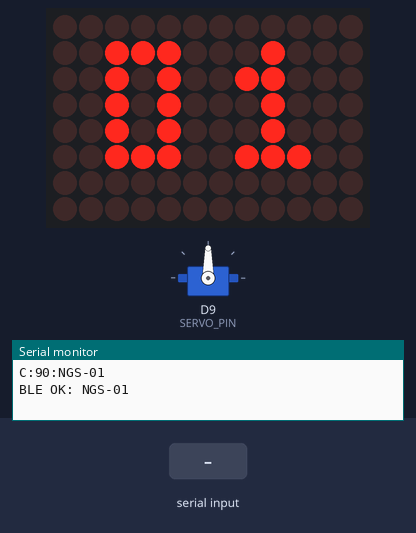
The sketch below on a simulated Arduino Uno R4 WiFi. On the bench: 12×8 LED matrix, servo, the last lines printed to the serial monitor. Inputs (shaded band) come from the test bench. Nothing arrives over Bluetooth unless stated.

Above: at 1.2 s.
1.3 s: "L90\n" received over Serial
At 2.5 s:
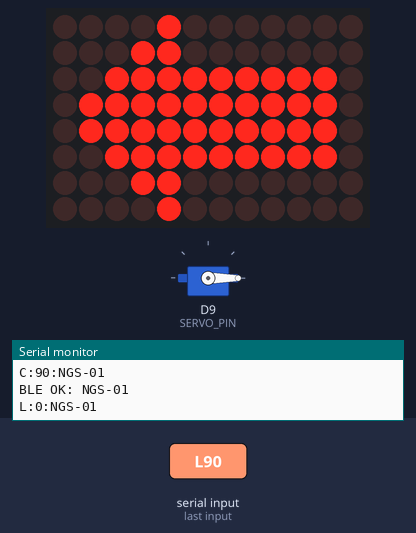
2.8 s: "R90\n" received over Serial
At 3.8 s:
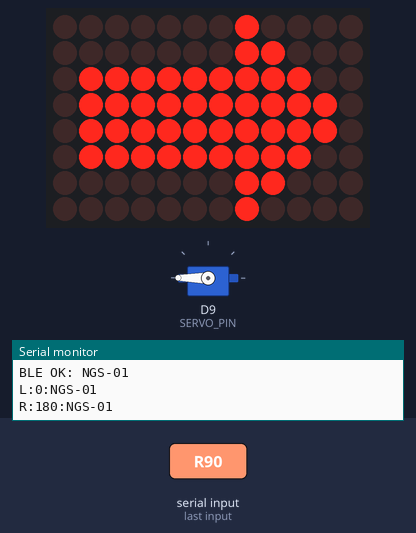
4.3 s: "C90\n" received over Serial
At 5.0 s:
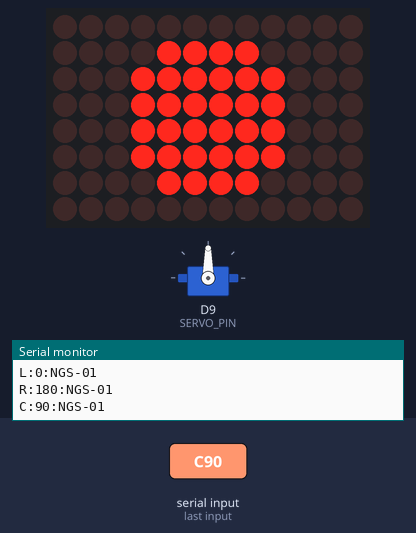
5.8 s: "L,45\n" received over Serial
At 6.1 s:
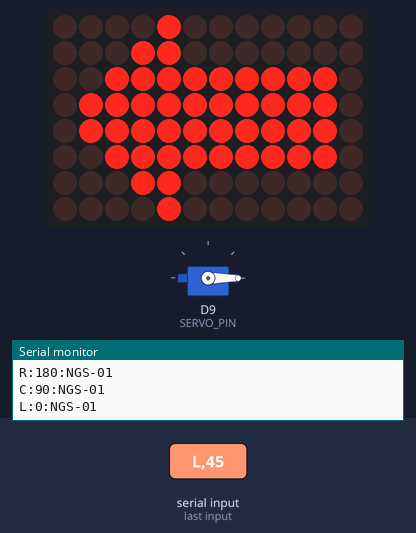
7.3 s: "C,45\n" received over Serial
At 8.4 s:
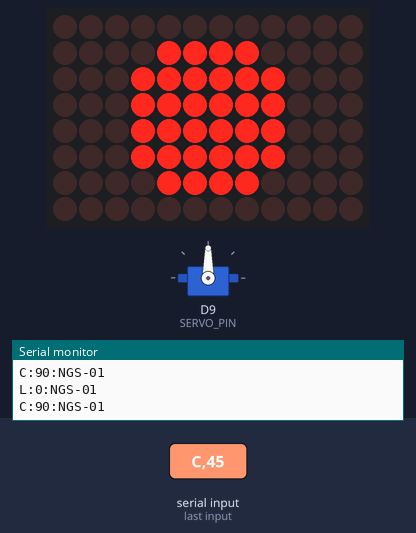
Timing chart, 0 to 9.8 s (numbered marks = the images above; inputs shaded):
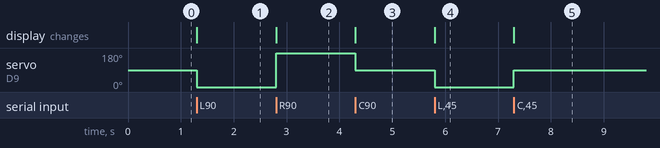

Measured:
- after the input at 1.3 s, servo on D9 (SERVO_PIN): 90° → 0° at once; the display: changes at once (image 1)
- after the input at 2.8 s, servo on D9 (SERVO_PIN): 0° → 180° at once; the display: changes at once (image 2)
- after the input at 4.3 s, servo on D9 (SERVO_PIN): 180° → 90° at once; the display: changes at once (image 3)
- after the input at 5.8 s, servo on D9 (SERVO_PIN): 90° → 0° at once; the display: changes at once (image 4)
- after the input at 7.3 s, servo on D9 (SERVO_PIN): 0° → 90° at once; the display: changes at once (image 5)

The sketch:

dai3_2_servo_ble.ino
```cpp
// dai3_2_servo_ble（第3回：パソコンの画面のボタンで、サーボを無線で動かす）
// 【新規作成の教材・代替環境でコンパイルのみ確認・実機未検証】
//
// ボード：Arduino UNO R4 WiFi（UNO R3・R4 Minima では動きません）
// 必要なライブラリ：Servo、ArduinoBLE
//   （UNO R4 WiFi の通信用モジュールのファームウェアが 0.2.0 以上であること）
// 配線：第3回の1時間目と同じ（信号 → D9、電源（＋）→ 5V、GND（−）→ GND）
//
// しくみ：
//   PC（Chrome で開いた index.html）が、Bluetooth Low Energy（BLE）で
//   1文字の指示を送る → Arduino が受け取る → サーボと LED マトリクスを変える。
//     L = 左   C = 中央   R = 右
//   書き込むときは PC と USB でつなぐ（書き込みと電源）。
//   書き込んだあとは PC の USB を外し、別の電源から Arduino の USB 端子へ給電して、
//   PC のブラウザ（index.html）から Bluetooth で指示を送る。
//
// 生徒が変えるのは「★ここを変える」の中だけです。

#include <Servo.h>               // サーボを動かすための機能を読み込む
#include <ArduinoBLE.h>          // Bluetooth（BLE）を使うための機能を読み込む
#include "Arduino_LED_Matrix.h"  // 本体の LED マトリクスを使うための機能を読み込む

// =================== ★ここを変える（ここから）===================

// ① 機器名：先生から割り当てられた自分の番号にする（NGS-01 〜 NGS-11）
const char DEVICE_NAME[] = "NGS-01";

// ② ボタンを押したときの角度（0〜180）
const int LEFT_ANGLE   = 0;    // 「◀ 左」ボタン
const int CENTER_ANGLE = 90;   // 「● 中央」ボタン
const int RIGHT_ANGLE  = 180;  // 「右 ▶」ボタン

// ③ LED マトリクスの絵（横12 × 縦8。「#」が光る、「.」が消える）
//    1行は必ず12文字。行は8行。
const char* PICTURE_LEFT[8] = {
  "....#.......",
  "...##.......",
  "..#########.",
  ".##########.",
  ".##########.",
  "..#########.",
  "...##.......",
  "....#......."
};

const char* PICTURE_CENTER[8] = {
  "............",
  "....####....",
  "...######...",
  "...######...",
  "...######...",
  "...######...",
  "....####....",
  "............"
};

const char* PICTURE_RIGHT[8] = {
  ".......#....",
  ".......##...",
  ".#########..",
  ".##########.",
  ".##########.",
  ".#########..",
  ".......##...",
  ".......#...."
};

// =================== ★ここを変える（ここまで）===================

// ---- 数値の確かめ（範囲の外なら、書き込む前に止まって知らせる）----
static_assert(LEFT_ANGLE >= 0 && LEFT_ANGLE <= 180, "LEFT_ANGLE は 0〜180 にしてください");
static_assert(CENTER_ANGLE >= 0 && CENTER_ANGLE <= 180, "CENTER_ANGLE は 0〜180 にしてください");
static_assert(RIGHT_ANGLE >= 0 && RIGHT_ANGLE <= 180, "RIGHT_ANGLE は 0〜180 にしてください");

// ---- ここから下は変更しない ----
const int SERVO_PIN = 9;  // サーボの信号の線（D9）

// BLE の設定（index.html と同じ番号）
BLEService servoService("e5969935-3a7c-4236-9516-9cd2c60c2c6d");
BLEByteCharacteristic commandChar("1c2fb868-731c-4916-bbc4-952cb7d5133a",
                                  BLEWrite | BLEWriteWithoutResponse);
BLEStringCharacteristic statusChar("a483820f-fee4-499b-b366-738eeb482acb",
                                   BLERead | BLENotify, 32);

Servo servo;
ArduinoLEDMatrix matrix;
bool bleReady = false;
char lastCommand = 'C';
int lastAngle = CENTER_ANGLE;

// 数字（横3 × 縦5）：待っている間、機器名の番号を LED に表示する
const char* DIGITS[10][5] = {
  {"###", "#.#", "#.#", "#.#", "###"}, {".#.", "##.", ".#.", ".#.", "###"},
  {"###", "..#", "###", "#..", "###"}, {"###", "..#", "###", "..#", "###"},
  {"#.#", "#.#", "###", "..#", "..#"}, {"###", "#..", "###", "..#", "###"},
  {"###", "#..", "###", "#.#", "###"}, {"###", "..#", "..#", "..#", "..#"},
  {"###", "#.#", "###", "#.#", "###"}, {"###", "#.#", "###", "..#", "###"}
};

// 絵（8行 × 12文字）を LED マトリクスに表示する
void showPicture(const char* picture[8]) {
  uint8_t frame[8][12] = {0};
  for (int y = 0; y < 8; y++) {
    for (int x = 0; x < 12 && picture[y][x] != '\0'; x++) {
      if (picture[y][x] == '#') frame[y][x] = 1;
    }
  }
  matrix.renderBitmap(frame, 8, 12);
}

// 機器名の最後の2文字（番号）を LED マトリクスに表示する
void showNumber() {
  uint8_t frame[8][12] = {0};
  int len = strlen(DEVICE_NAME);
  for (int k = 0; k < 2; k++) {
    int i = len - 2 + k;
    if (i < 0) continue;
    char c = DEVICE_NAME[i];
    if (c < '0' || c > '9') continue;
    int left = (k == 0) ? 2 : 7;  // 1けた目は左から3列目、2けた目は8列目から
    for (int y = 0; y < 5; y++) {
      for (int x = 0; x < 3; x++) {
        if (DIGITS[c - '0'][y][x] == '#') frame[y + 1][left + x] = 1;
      }
    }
  }
  matrix.renderBitmap(frame, 8, 12);
}

// PC へ今の状態を知らせる（例：「L:0:NGS-01」）
void report() {
  char text[32];
  snprintf(text, sizeof(text), "%c:%d:%s", lastCommand, lastAngle, DEVICE_NAME);
  Serial.println(text);
  if (bleReady) statusChar.writeValue(text);
}

// 指示を受け取ったときの動き
void handleCommand(char cmd) {
  if (cmd >= 'a' && cmd <= 'z') cmd = cmd - 'a' + 'A';  // 小文字も受け付ける
  if (cmd == 'L') {              // L なら左
    servo.write(LEFT_ANGLE);     // 左の角度へ
    showPicture(PICTURE_LEFT);   // 左の絵を表示
    lastAngle = LEFT_ANGLE;
  } else if (cmd == 'C') {       // そうでなく、C なら中央
    servo.write(CENTER_ANGLE);   // 中央の角度へ
    showPicture(PICTURE_CENTER); // 中央の絵を表示
    lastAngle = CENTER_ANGLE;
  } else if (cmd == 'R') {       // そうでなく、R なら右
    servo.write(RIGHT_ANGLE);    // 右の角度へ
    showPicture(PICTURE_RIGHT);  // 右の絵を表示
    lastAngle = RIGHT_ANGLE;
  } else {
    return;  // L・C・R 以外（改行など）は何もしない
  }
  lastCommand = cmd;
  report();
}

// Bluetooth で指示が届いたとき
void onCommandWritten(BLEDevice central, BLECharacteristic characteristic) {
  handleCommand((char)commandChar.value());
}

// PC とつながったとき
void onConnected(BLEDevice central) {
  Serial.print("connected: ");
  Serial.println(central.address());
  report();  // 今の状態を PC が読めるようにする
}

// PC との接続が切れたとき
void onDisconnected(BLEDevice central) {
  Serial.println("disconnected");
  showNumber();     // 番号の表示に戻す（サーボはその角度のまま）
  BLE.advertise();  // もう一度つなげるように待つ
}

void setup() {
  Serial.begin(9600);
  matrix.begin();

  servo.attach(SERVO_PIN);
  servo.write(CENTER_ANGLE);  // 電源を入れたら中央へ
  lastCommand = 'C';
  lastAngle = CENTER_ANGLE;

  if (BLE.begin()) {
    BLE.setLocalName(DEVICE_NAME);
    BLE.setDeviceName(DEVICE_NAME);
    BLE.setAdvertisedService(servoService);
    servoService.addCharacteristic(commandChar);
    servoService.addCharacteristic(statusChar);
    BLE.addService(servoService);
    commandChar.setEventHandler(BLEWritten, onCommandWritten);
    BLE.setEventHandler(BLEConnected, onConnected);
    BLE.setEventHandler(BLEDisconnected, onDisconnected);
    bleReady = true;
    report();
    BLE.advertise();
    showNumber();  // 番号が出たら「接続を待っている」
    Serial.print("BLE OK: ");
    Serial.println(DEVICE_NAME);
  } else {
    // Bluetooth を始められなかった：LED に「×」を出す
    const char* PICTURE_ERROR[8] = {
      "............", "...#....#...", "....#..#....", ".....##.....",
      ".....##.....", "....#..#....", "...#....#...", "............"
    };
    showPicture(PICTURE_ERROR);
    Serial.println("BLE start failed. Serial Monitor (9600): L / C / R");
  }
}

void loop() {
  if (bleReady) BLE.poll();  // Bluetooth の処理（止めずに毎回まわす）

  // 予備：シリアルモニター（9600）から L・C・R を送っても動く
  while (Serial.available() > 0) {
    handleCommand((char)Serial.read());
  }
}
```
